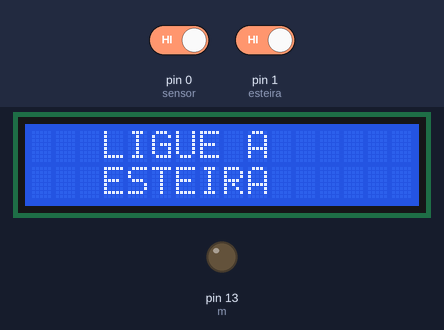
Bench run of a sketch on a simulated Arduino Uno, built with avr-gcc and run on an emulated ATmega328P. Parts: 16×2 character LCD, output pins drawn as LEDs (lit = HIGH). Inputs (shaded band) come from the test bench; at power-on: pin 1 (esteira) HIGH, pin 0 (sensor) HIGH.

Above: at 1.2 s.
1.3 s: pin 1 (esteira) driven LOW
At 1.5 s:
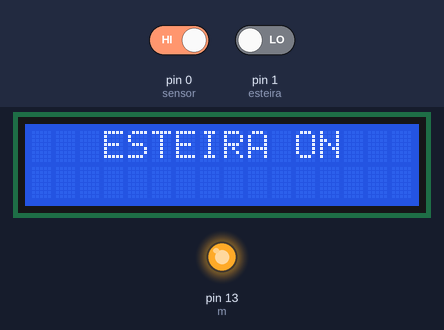
3.6 s: pin 0 (sensor) driven LOW
At 3.89 s:
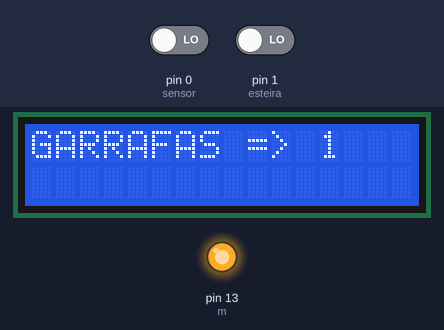
5.2 s: pin 1 (esteira) driven HIGH
At 8.2 s:
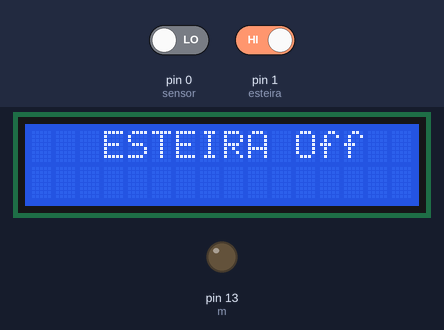
Timing chart, 0 to 9.7 s (numbered marks = the images above; inputs shaded):
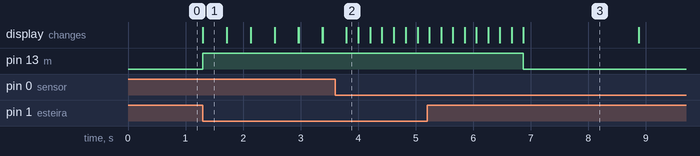

Measured:
- after the input at 1.3 s, pin 13 (m): LOW → HIGH at once; the display: changes at once (image 1)
- after the input at 3.6 s, the display: changes after 0.20 s (image 2)
- after the input at 5.2 s, pin 13 (m): HIGH → LOW after 1.7 s instead of 3.3 s
- what the display in image 1 shows lasts 0.4 s, from 1.3 s to 1.7 s

The sketch:

Exercicio.ino
```cpp
#include <LiquidCrystal.h>
#define esteira 1
#define sensor 0
#define m 13
int garrafas=0;
LiquidCrystal lcd(9, 8, 5, 4, 3, 2);
void setup() {
pinMode(esteira,INPUT);
pinMode(sensor,INPUT);
pinMode(m,OUTPUT);
lcd.begin(16,2);
lcd.setCursor(3,0);
lcd.print("LIGUE A");
lcd.setCursor(3,1);
lcd.print("ESTEIRA");
}
void loop() {
  if(digitalRead(esteira)==0 && garrafas<12 ){
  digitalWrite(m,1);
  lcd.clear();
  lcd.setCursor(3,0);
  lcd.print("ESTEIRA ON");
  delay(200);
  lcd.clear();
  lcd.setCursor(0,0);
  lcd.print("GARRAFAS => ");
  lcd.print(garrafas);
}
if(digitalRead(sensor)==0 ){
  garrafas++;
  lcd.clear();
  lcd.setCursor(0,0);
  lcd.print("GARRAFAS => ");
  lcd.print(garrafas);
  delay(200);
}
if(garrafas==12){
  digitalWrite(m,0);
  lcd.clear();
  lcd.setCursor(3,0);
  lcd.print("ESTEIRA Off");
  delay(2000);
  lcd.clear();
  lcd.setCursor(3,0);
  lcd.print("TROQUE A");
  lcd.setCursor(3,1);
  lcd.print("CAIXA");
  delay(2000);
  lcd.clear();
  lcd.setCursor(3,0);
  lcd.print("TEMPO");
  lcd.setCursor(4,1);
  lcd.print("10s");
  lcd.clear();
  delay(1000);
  lcd.setCursor(3,0);
  lcd.print("TEMPO");
  lcd.setCursor(4,1);
  lcd.print("9s");
  delay(1000);
  lcd.clear();
  lcd.setCursor(3,0);
  lcd.print("TEMPO");
  lcd.setCursor(4,1);
  lcd.print("8s");
  delay(1000);
  lcd.clear();
  lcd.setCursor(3,0);
  lcd.print("TEMPO");
  lcd.setCursor(4,1);
  lcd.print("7s");
  delay(1000);
  lcd.clear();
  lcd.setCursor(3,0);
  lcd.print("TEMPO");
  lcd.setCursor(4,1);
  lcd.print("6s");
  delay(1000);
  lcd.clear();
  lcd.setCursor(3,0);
  lcd.print("TEMPO");
  lcd.setCursor(4,1);
  lcd.print("5s");
  delay(1000);
  lcd.clear();
  lcd.setCursor(3,0);
  lcd.print("TEMPO");
  lcd.setCursor(4,1);
  lcd.print("4s");
  delay(1000);
  lcd.clear();
  lcd.setCursor(3,0);
  lcd.print("TEMPO");
  lcd.setCursor(4,1);
  lcd.print("3s");
  delay(1000);
  lcd.clear();
  lcd.setCursor(3,0);
  lcd.print("TEMPO");
  lcd.setCursor(4,1);
  lcd.print("2s");
  delay(1000);
  lcd.clear();
  lcd.setCursor(3,0);
  lcd.print("TEMPO");
  lcd.setCursor(4,1);
  lcd.print("1s");
  delay(1000);
  lcd.clear();
  lcd.setCursor(3,0);
  lcd.print("TEMPO");
  lcd.setCursor(4,1);
  lcd.print("0s");
  delay(1000);
  garrafas==0;
}
}
```
